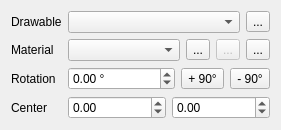
                 <widget class="QWidget" name="shapePage">
                  <layout class="QGridLayout" name="gridLayout_12">
                   <item row="0" column="0">
                    <widget class="QLabel" name="label_22">
                     <property name="sizePolicy">
                      <sizepolicy hsizetype="Maximum" vsizetype="Preferred">
                       <horstretch>0</horstretch>
                       <verstretch>0</verstretch>
                      </sizepolicy>
                     </property>
                     <property name="text">
                      <string>Drawable</string>
                     </property>
                    </widget>
                   </item>
                   <item row="1" column="1">
                    <layout class="QHBoxLayout" name="horizontalLayout_3">
                     <item>
                      <widget class="QComboBox" name="shapeMaterial">
                       <property name="sizePolicy">
                        <sizepolicy hsizetype="Preferred" vsizetype="Fixed">
                         <horstretch>0</horstretch>
                         <verstretch>0</verstretch>
                        </sizepolicy>
                       </property>
                      </widget>
                     </item>
                     <item>
                      <widget class="QToolButton" name="btnShapeContentSelectMaterial">
                       <property name="toolTip">
                        <string>Select material</string>
                       </property>
                       <property name="text">
                        <string>...</string>
                       </property>
                       <property name="icon">
                        <iconset resource="../resource/resource.qrc">
                         <normaloff>:/16x16_ico_png/material.png</normaloff>:/16x16_ico_png/material.png</iconset>
                       </property>
                       <property name="arrowType">
                        <enum>Qt::NoArrow</enum>
                       </property>
                      </widget>
                     </item>
                     <item>
                      <widget class="QToolButton" name="btnSetMaterialParams">
                       <property name="enabled">
                        <bool>false</bool>
                       </property>
                       <property name="toolTip">
                        <string>Edit material parameters</string>
                       </property>
                       <property name="text">
                        <string>...</string>
                       </property>
                       <property name="icon">
                        <iconset resource="../resource/resource.qrc">
                         <normaloff>:/16x16_ico_png/edit.png</normaloff>:/16x16_ico_png/edit.png</iconset>
                       </property>
                      </widget>
                     </item>
                     <item>
                      <widget class="QToolButton" name="btnShapeContentEditMaterial">
                       <property name="toolTip">
                        <string>Edit material parameters</string>
                       </property>
                       <property name="text">
                        <string>...</string>
                       </property>
                       <property name="icon">
                        <iconset resource="../resource/resource.qrc">
                         <normaloff>:/16x16_ico_png/material_go.png</normaloff>:/16x16_ico_png/material_go.png</iconset>
                       </property>
                      </widget>
                     </item>
                    </layout>
                   </item>
                   <item row="0" column="1">
                    <layout class="QHBoxLayout" name="horizontalLayout_18">
                     <item>
                      <widget class="QComboBox" name="shapeDrawable">
                       <property name="sizePolicy">
                        <sizepolicy hsizetype="Preferred" vsizetype="Fixed">
                         <horstretch>0</horstretch>
                         <verstretch>0</verstretch>
                        </sizepolicy>
                       </property>
                      </widget>
                     </item>
                     <item>
                      <widget class="QToolButton" name="btnShapeContentEditDrawable">
                       <property name="toolTip">
                        <string>Open the entity for editing</string>
                       </property>
                       <property name="text">
                        <string>...</string>
                       </property>
                       <property name="icon">
                        <iconset resource="../resource/resource.qrc">
                         <normaloff>:/16x16_ico_png/particle.png</normaloff>:/16x16_ico_png/particle.png</iconset>
                       </property>
                       <property name="autoRaise">
                        <bool>false</bool>
                       </property>
                       <property name="arrowType">
                        <enum>Qt::NoArrow</enum>
                       </property>
                      </widget>
                     </item>
                    </layout>
                   </item>
                   <item row="2" column="1">
                    <layout class="QHBoxLayout" name="horizontalLayout_12">
                     <item>
                      <widget class="QDoubleSpinBox" name="shapeRotation">
                       <property name="sizePolicy">
                        <sizepolicy hsizetype="Preferred" vsizetype="Fixed">
                         <horstretch>0</horstretch>
                         <verstretch>0</verstretch>
                        </sizepolicy>
                       </property>
                       <property name="minimumSize">
                        <size>
                         <width>107</width>
                         <height>0</height>
                        </size>
                       </property>
                       <property name="wrapping">
                        <bool>true</bool>
                       </property>
                       <property name="suffix">
                        <string> °</string>
                       </property>
                       <property name="minimum">
                        <double>-180.000000000000000</double>
                       </property>
                       <property name="maximum">
                        <double>180.000000000000000</double>
                       </property>
                       <property name="stepType">
                        <enum>QAbstractSpinBox::AdaptiveDecimalStepType</enum>
                       </property>
                      </widget>
                     </item>
                     <item>
                      <widget class="QToolButton" name="btnShapeContentPlus90">
                       <property name="sizePolicy">
                        <sizepolicy hsizetype="Maximum" vsizetype="Fixed">
                         <horstretch>0</horstretch>
                         <verstretch>0</verstretch>
                        </sizepolicy>
                       </property>
                       <property name="toolTip">
                        <string>Rotate the node clockwise 90 degrees</string>
                       </property>
                       <property name="text">
                        <string>+ 90°</string>
                       </property>
                       <property name="icon">
                        <iconset resource="../resource/resource.qrc">
                         <normaloff>:/16x16_ico_png/arrow_rotate_clockwise.png</normaloff>:/16x16_ico_png/arrow_rotate_clockwise.png</iconset>
                       </property>
                      </widget>
                     </item>
                     <item>
                      <widget class="QToolButton" name="btnShapeContentMinus90">
                       <property name="sizePolicy">
                        <sizepolicy hsizetype="Maximum" vsizetype="Fixed">
                         <horstretch>0</horstretch>
                         <verstretch>0</verstretch>
                        </sizepolicy>
                       </property>
                       <property name="toolTip">
                        <string>Rotate the node anti clockwise 90 degrees</string>
                       </property>
                       <property name="text">
                        <string>- 90°</string>
                       </property>
                       <property name="icon">
                        <iconset resource="../resource/resource.qrc">
                         <normaloff>:/16x16_ico_png/arrow_rotate_anticlockwise.png</normaloff>:/16x16_ico_png/arrow_rotate_anticlockwise.png</iconset>
                       </property>
                      </widget>
                     </item>
                    </layout>
                   </item>
                   <item row="1" column="0">
                    <widget class="QLabel" name="label_35">
                     <property name="sizePolicy">
                      <sizepolicy hsizetype="Minimum" vsizetype="Preferred">
                       <horstretch>0</horstretch>
                       <verstretch>0</verstretch>
                      </sizepolicy>
                     </property>
                     <property name="text">
                      <string>Material</string>
                     </property>
                    </widget>
                   </item>
                   <item row="2" column="0">
                    <widget class="QLabel" name="label_36">
                     <property name="sizePolicy">
                      <sizepolicy hsizetype="Preferred" vsizetype="Preferred">
                       <horstretch>0</horstretch>
                       <verstretch>0</verstretch>
                      </sizepolicy>
                     </property>
                     <property name="text">
                      <string>Rotation</string>
                     </property>
                    </widget>
                   </item>
                   <item row="3" column="1">
                    <layout class="QHBoxLayout" name="horizontalLayout_5">
                     <item>
                      <widget class="QDoubleSpinBox" name="shapeCenterX">
                       <property name="minimum">
                        <double>-10.000000000000000</double>
                       </property>
                       <property name="maximum">
                        <double>10.000000000000000</double>
                       </property>
                      </widget>
                     </item>
                     <item>
                      <widget class="QDoubleSpinBox" name="shapeCenterY">
                       <property name="minimum">
                        <double>-10.000000000000000</double>
                       </property>
                       <property name="maximum">
                        <double>10.000000000000000</double>
                       </property>
                      </widget>
                     </item>
                    </layout>
                   </item>
                   <item row="3" column="0">
                    <widget class="QLabel" name="label_37">
                     <property name="text">
                      <string>Center</string>
                     </property>
                    </widget>
                   </item>
                  </layout>
                 </widget>
